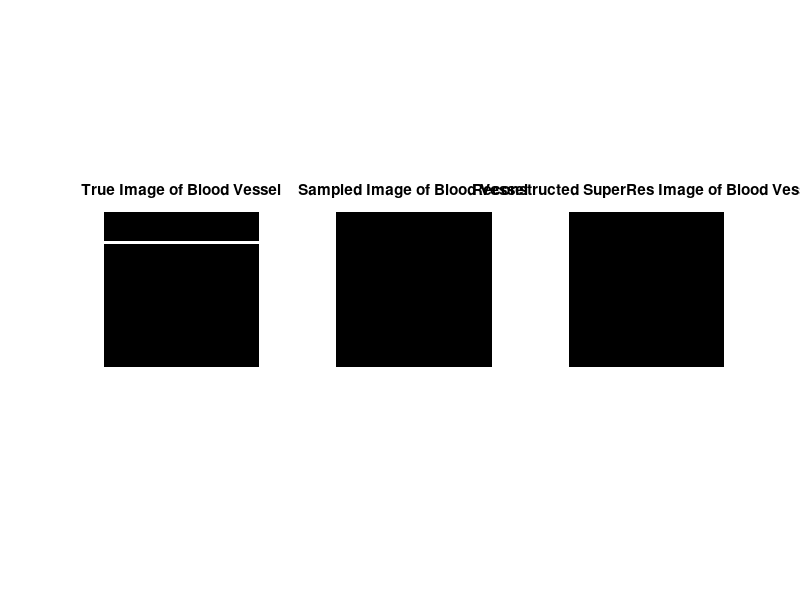

Here is the MATLAB script that generated this plot: (Note: this script raises an error after producing the figure.)
%% Users parameters
FOVx = 5000;       %[um]
FOVy = 5000;       %[um]
W = 5000;          %[um] - transducer width
D = 100;           %[um] - vessel diameter
F = 10;            %[MHz]
Z = 1000;          %[um]
C = 9e-4;          %[#bubbles/um^3]
Csound = 1540*1e6; %[um/sec]
psf_resolution = 15; 
Ncycles = 1;      
iter_num = 200; 
ppm = 0.1;         %[pixel/um]

%% Calculated parameters
lamda = Csound/(F*1e6);  %[um]
FWHM = 0.886*ppm*lamda*Z/W;  %[um]
sigma = 2.355*FWHM;      %[um]
FOVx_ = floor(FOVx*ppm);
FOVy_ = floor(FOVy*ppm);
psf = fspecial('gaussian', psf_resolution, sigma);
psf = psf./max(psf(:));
up_lim = floor((Z-(D/2))*ppm);
down_lim = ceil((Z+(D/2))*ppm);
bubbles_num = floor(C*FOVx_*D);
X_population = 1:FOVx_;
Y_population = up_lim:down_lim-1;
R_blur = ceil(FWHM);

%% Image declaration 
image = zeros(FOVy_, FOVx_);
sample = double(zeros(FOVy_, FOVx_));
true_image = zeros(FOVy_, FOVx_);
true_image(up_lim:down_lim,:) = 1;

%% Simulation

figure
a1 = subplot(1,3,1);
h1 = imshow(true_image);
set(get(a1, 'title'), 'string', 'True Image of Blood Vessel');

a2 = subplot(1,3,2);
h2 = imshow(sample);
set(get(a2, 'title'), 'string', 'Sampled Image of Blood Vessel');

a3 = subplot(1,3,3);
h3 = imshow(image);
set(get(a3, 'title'), 'string',...
                        'Reconstructed SuperRes Image of Blood Vessel');

for t=1:iter_num
    x = randsample(X_population,bubbles_num,true);
    y = randsample(Y_population,bubbles_num,true);
    mask = zeros(FOVx_, FOVy_);
    for i = 1:bubbles_num
        x_i = x(i);
        y_i = y(i);
        lim_x0 = max(1,x_i-R_blur);
        lim_xf = min(FOVx_,x_i+R_blur);
        lim_y0 = max(1,y_i-R_blur);
        lim_yf = min(FOVy_,y_i+R_blur);
        if sum(sum(mask(lim_y0:lim_yf, lim_x0:lim_xf))) == 0
            mask(y_i,x_i) = 1;
        end
    end
    mask = conv2(mask,psf,'same'); 
    peaks = imregionalmax(mask); 
%     circ = strel('disk', 3);
%     peaks = imdilate(peaks,circ);
    sample = sample + mask;
    image = image + peaks;
    
    suptitle(join(["Iteration #", int2str(t)]));
    set(h2, 'CData', mask); 
    set(h3, 'CData', image); 
    drawnow;
end
